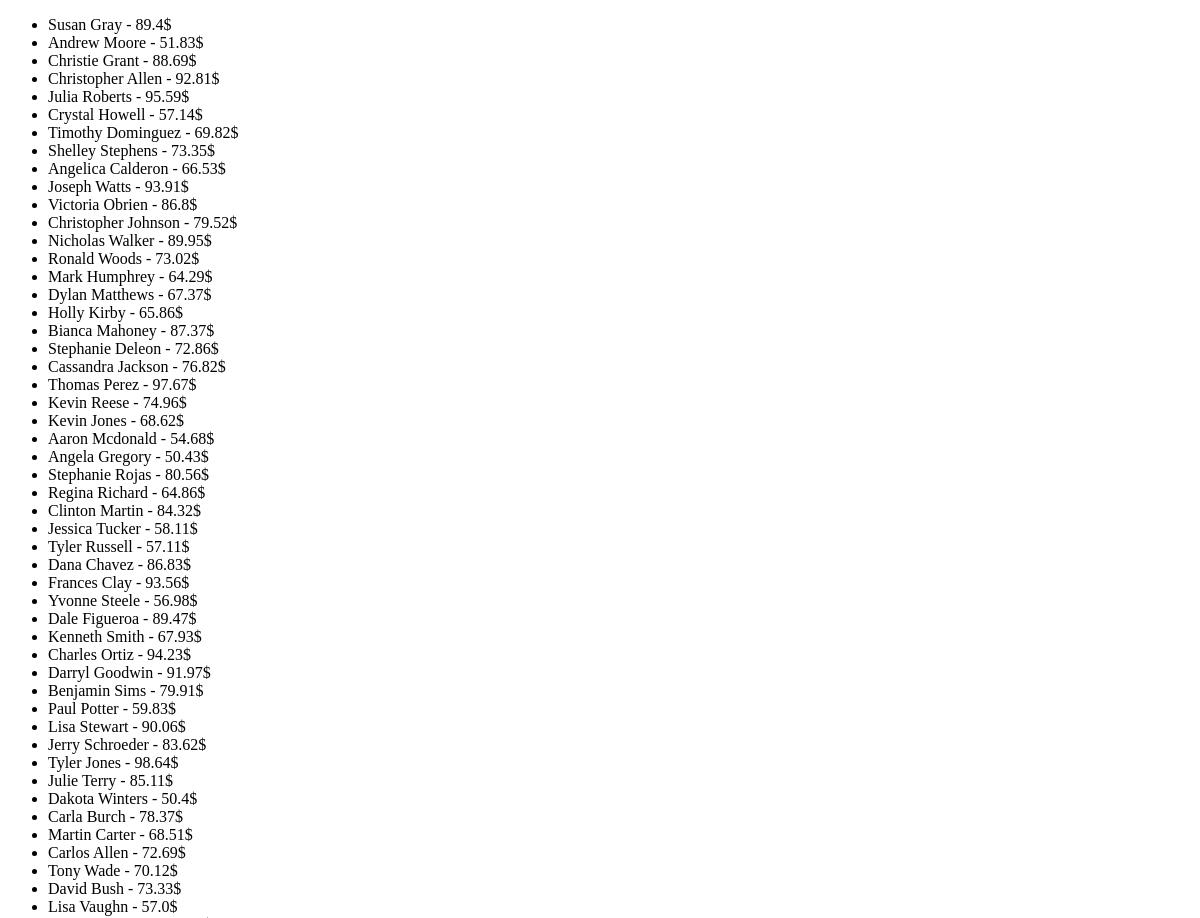
Page /products/testing/ (upper part) on the earlier database version.
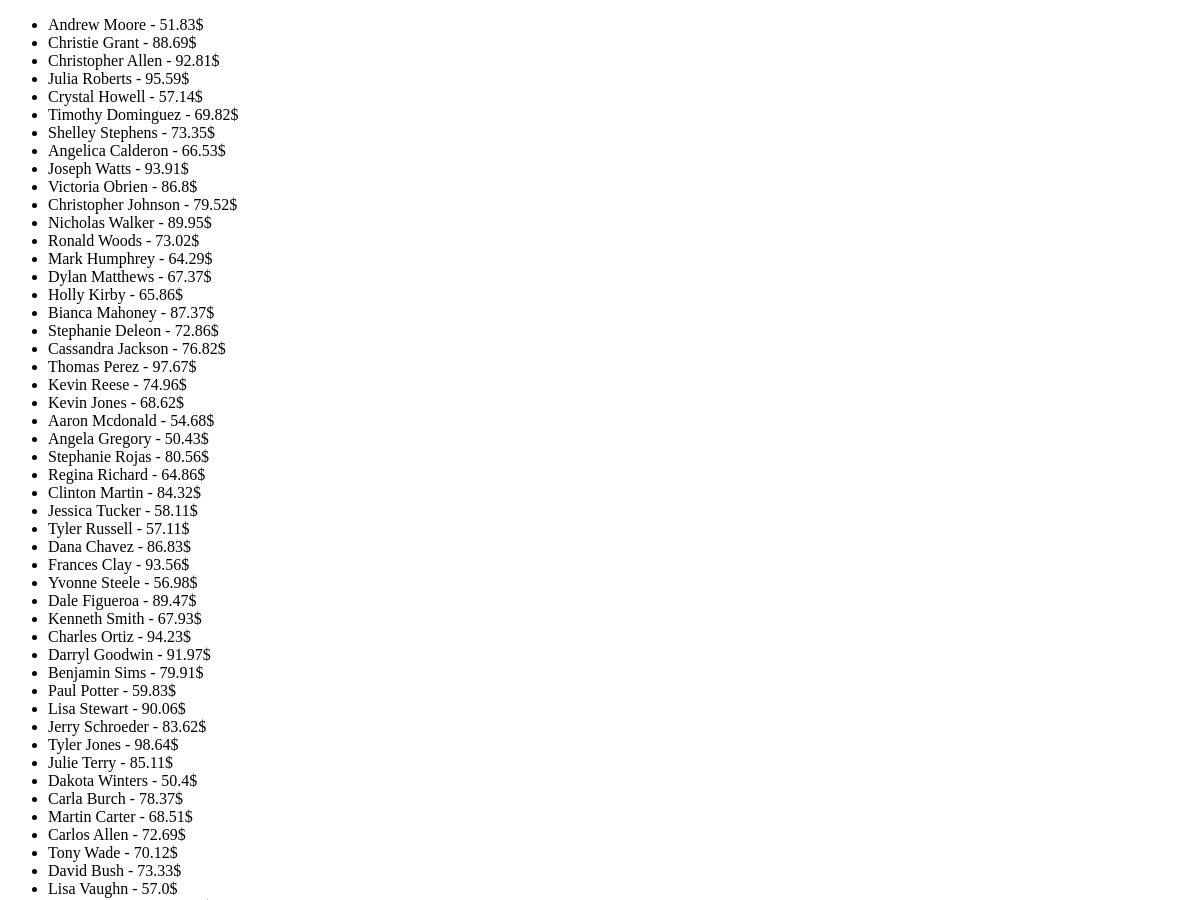
Same page on the later database version.
### products/models.py (models this page shows, shortened)
class Product(models.Model):
    name = models.CharField(max_length=100 , verbose_name=_("Name"))
    subtitle = models.CharField(_("Subtitle"),max_length=500)
    sku = models.IntegerField(_("SKU"))
    image = models.ImageField(_("Image"), upload_to='products/product_images/')
    desc = models.TextField(_("Description"),max_length=10000)
    price = models.FloatField(_("Price"))
    flag = models.CharField(_("Flag") , max_length=10 , choices=FLAG_OPTION)
    quantity = models.IntegerField(_("Quantity"))
    brand = models.ForeignKey('Brand', verbose_name=_('Brand'), related_name='product_brand', on_delete=models.SET_NULL , null = True , blank=True )
    category = models.ForeignKey('Category', verbose_name='Category' , related_name='product_category' , on_delete=models.SET_NULL , null = True , blank=True )
    tags = TaggableManager()
    slug = models.SlugField(_("Slug"),null=True , blank= True)
    def __str__(self):
        return self.name

### products/views.py (the view)
# urls.py: path('testing/', prodcut_list  ),
def prodcut_list(request):
    products = Product.objects.filter(price__gt = 50 )
    paginator = Paginator(products, 25)
    page_number = request.GET.get('page')
    page_obj = paginator.get_page(page_number)
    return render(request, 'products/product_list_test.html', { 'products':products , 'page_obj': page_obj })

### products/templates/products/product_list_test.html (shortened to what this page needs)
<!DOCTYPE html>
<html lang="en">
<head>
</head>
<body>
    <ul>
        {% for product in products %}
        <li>{{product}} - {{product.price}}$ </li>
        {% endfor %}
    </ul>
</body>
</html>

Differences in the rows shown:
no longer on this page (row edited): Product: name "Susan Gray", price "89.4"
